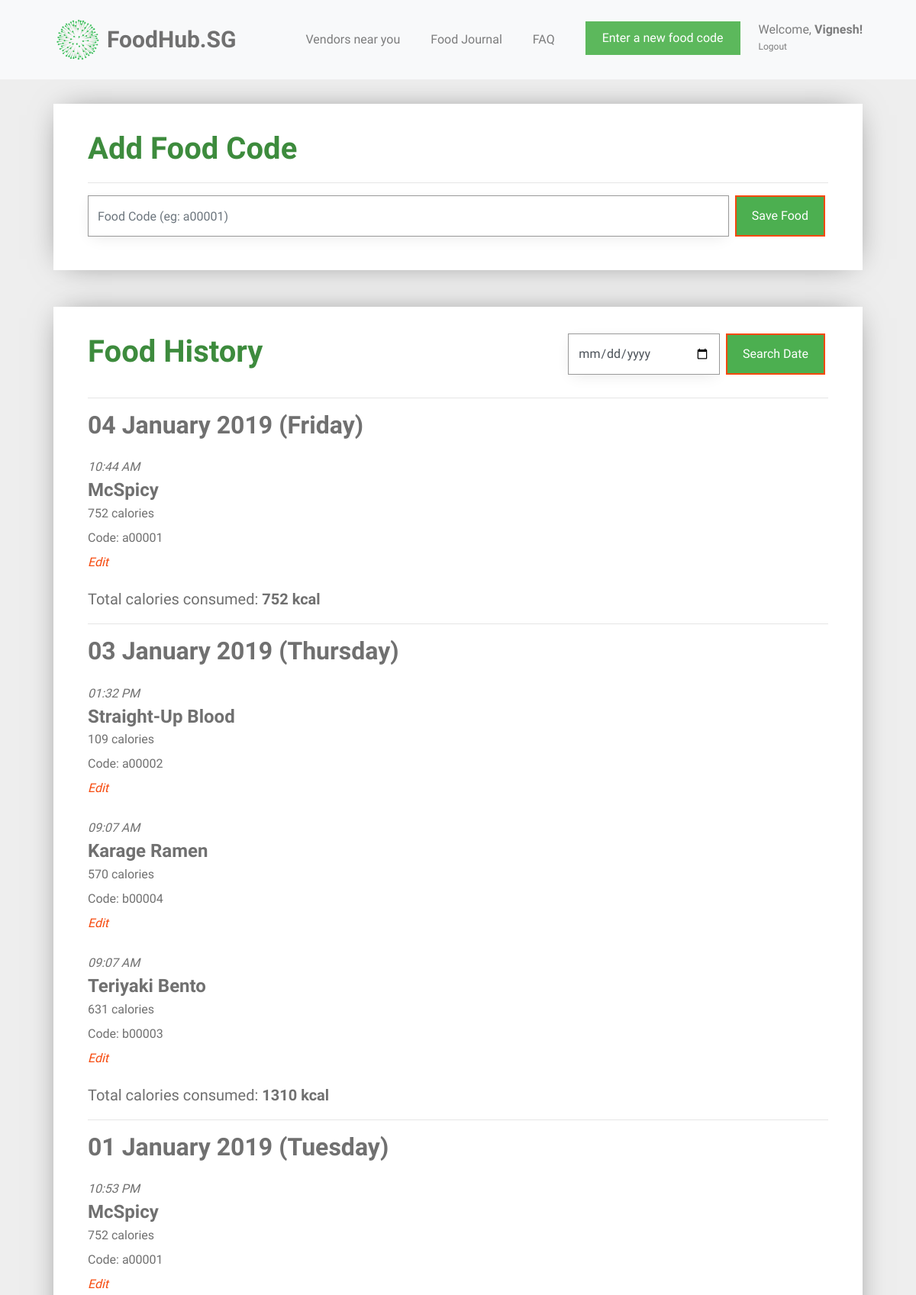
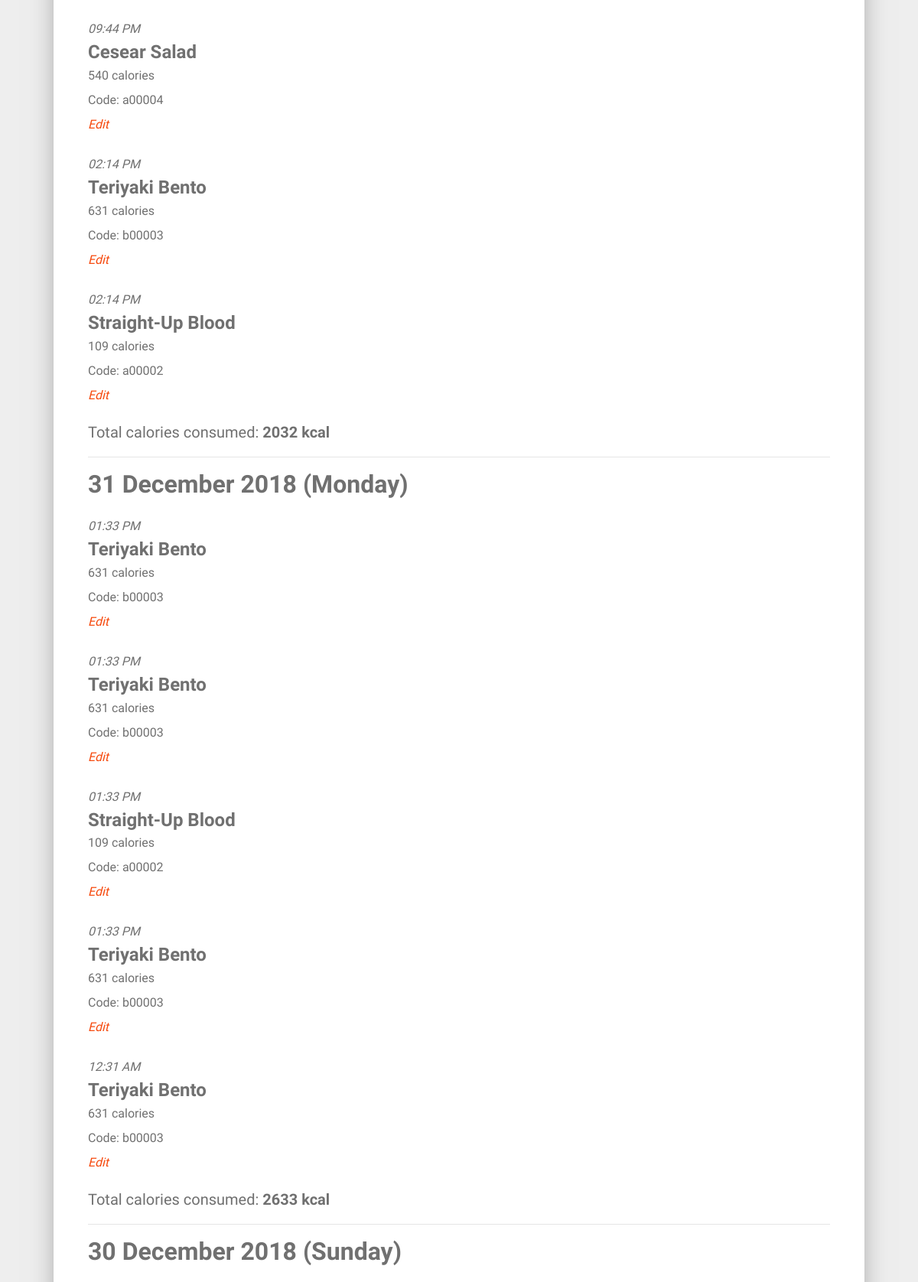
The app's page /food_journal (signed in, upper part) with its own data (2 pictures, top to bottom).
### tables this page shows
CREATE TABLE user (
  id INTEGER PRIMARY KEY AUTOINCREMENT,
  name TEXT NOT NULL,
  email VARCHAR(512) UNIQUE NOT NULL,
  password TEXT NOT NULL,
  height INTEGER NOT NULL,
  weight INTEGER NOT NULL
);

CREATE TABLE "food_entry" (
	`id`	INTEGER PRIMARY KEY AUTOINCREMENT,
	`creator_id`	INTEGER NOT NULL,
	`created`	TIMESTAMP NOT NULL DEFAULT (datetime('now','localtime')),
	`food_code`	VARCHAR ( 6 ) NOT NULL,
	`food_name`	TEXT NOT NULL,
	`calories`	INT NOT NULL,
	FOREIGN KEY(`creator_id`) REFERENCES `user`(`id`)
);

### foodhubsg/food.py (the view, shortened to what this page needs)
@bp.route('/food_journal', methods=('GET', 'POST'))
@login_required
def food_journal():
    db = get_db()
    food_items = db.execute(
        'SELECT f.id, creator_id, food_name, created, calories, food_code, email'
        ' FROM food_entry f JOIN user u ON f.creator_id = u.id'
        ' WHERE f.creator_id = ?'
        ' ORDER BY datetime(created) DESC',
        (g.user['id'],),
    ).fetchall()
    users = db.execute(
        'SELECT id, name, email, password, height, weight'
        ' FROM user'
        ' WHERE id = ?',
        (g.user['id'],),
    ).fetchall()
    for user in users:
        weight = user['weight']
        height = user['height']
        name = user['name']
    bmi = int(weight / height ** height)
    all_dates = []
    food_dates = []
    calories_list = []
    user_average_calories = 0
    number_of_days = 0
    if food_items == []:
        food_exists = 0
    else:
        food_exists = 1
    for food in food_items:
        food_date = food['created'].strftime('%d-%m-%y')
        all_dates.append(food_date)
    all_dates = remove_duplicates(all_dates)
    for date in all_dates:
        current_date_food = []
        current_date_calories = []
        for food in food_items:
            if date == food['created'].strftime('%d-%m-%y'):
                current_date_food.append(food)
                current_date_calories.append(food['calories'])
            else:
                continue
        food_dates.append(current_date_food)
        current_date_calories = sum(current_date_calories)
        calories_list.append(current_date_calories)
        number_of_days = len(calories_list)
        user_average_calories = int(sum(calories_list)/number_of_days)
    return render_template('food/food_journal.html',
                           food_dates=food_dates, all_dates=all_dates, calories_list=calories_list, name=name,
                           weight=weight, height=height, bmi=bmi, user_average_calories=user_average_calories,
                           number_of_days=number_of_days, food_exists=food_exists, now=datetime.utcnow())

### foodhubsg/auth.py (called while the page is built)
def login_required(view):
    @functools.wraps(view)
    def wrapped_view(**kwargs):
        if g.user is None:
            return redirect(url_for('auth.login'))
        return view(**kwargs)
    return wrapped_view

@bp.before_app_request
def load_logged_in_user():
    user_id = session.get('user_id')
    if user_id is None:
        g.user = None
    else:
        g.user = get_db().execute(
            'SELECT * FROM user WHERE id = ?', (user_id,)
        ).fetchone()

### foodhubsg/db.py (called while the page is built)
def get_db():
    if 'db' not in g:
        g.db = sqlite3.connect(
            current_app.config['DATABASE'],
            detect_types=sqlite3.PARSE_DECLTYPES
        )
        g.db.row_factory = sqlite3.Row
    return g.db

### foodhubsg/food.py (called while the page is built)
def remove_duplicates(values):
    output = []
    seen = set()
    for value in values:
        if value not in seen:
            output.append(value)
            seen.add(value)
    return output

### foodhubsg/templates/food/food_journal.html (shortened to what this page needs)
{% extends 'base.html' %}
{% block content %}
<div id="colorlib-container">
    <div class="container">
        <div class="box1">
        <div class="row row-pb-md">
            <div class="col-md-12">
                <form method="post">
                    <header id="summary-header">
                        <h1 class="font_color"><b>Add Food Code</b></h1>
                        <hr>
                    </header>
                    <div class="input-group">
                        <input name="code" id="code" class="form-control" value="{{ request.form['code'] }}" placeholder="Food Code (eg: a00001)" required>
                        <span class="input-group-btn">
                            <input type="submit" name="action" value="Save Food" class="btn btn-primary" style="background-color: #4CAF50; height: 54px; margin-left: 0.5em;">
                        </span>
                    </div>
                </form>
            </div>
        </div>
        </div>
        <div class="box1">
        <div class="row row-pb-md">
            <div class="col-md-12">
                <form method="post">
                    <header id="summary-header">
                        <div class="input-group">
                            <h1 class="font_color"><b>Food History</b></h1>
                            <input type="date" name="search-date" id="search-date" class="form-control" style="margin-left: 25em;" required>
                            <span class="input-group-btn">
                                <input type="submit" name="action" value="Search Date" class="btn btn-primary" style="background-color: #4CAF50; height: 54px; margin-left: 0.5em;">
                            </span>
                        </div>
                        <hr>
                    </header>
                </form>
                {% if food_exists == 0 %}
                    <article class="food-journal">
                        <header>
                            <div class="food-subsection">
                                <h4 style="margin-bottom: 0"><b>No food added to list</b></h4>
                            </div>
                        </header>
                    </article>
                {% else %}
                    <div id="accordion">
                {% for date in food_dates %}
                    {% set example_food = date[0] %}
                    {% if now.year == example_food['created'].strftime('%Y') %}
                        {% set example_date = example_food['created'].strftime('%d %B (%A)') %}
                    {% else %}
                        {% set example_date = example_food['created'].strftime('%d %B %Y (%A)') %}
                    {% endif %}
                    <h2> <b>{{ example_date }}</b> </h2>
                    {% for food in date %}
                        <article class="food-journal">
                            <header>
                                <div class="food-subsection">
                                    <div id="time-created"> <i>{{ food['created'].strftime('%I:%M %p') }}</i> </div>
                                    <h4 style="margin-bottom: 0"><b>{{ food['food_name'] }}</b></h4>
                                    <p>
                                    {{ food['calories'] }} calories <br>
                                    Code: <b> {{ food['food_code'] }} </b> <br>
                                    <a class="action" href="{{ url_for('food.edit_food', id = food['id']) }}"><i>Edit</i></a>
                                    </p>
                                </div>
                            </header>
                        </article>
                    {% endfor %}
                    <h5>Total calories consumed: <b> {{ calories_list[loop.index - 1] }} kcal </b> </h5>
                    <hr>
                {% endfor %}
                {% endif %}
            </div>
            </div>
        </div>
        </div>
    </div>
{% endblock %}

### foodhubsg/templates/base.html (shortened to what this page needs)
<!doctype html>
<link rel="stylesheet" href="https://cdnjs.cloudflare.com/ajax/libs/font-awesome/4.7.0/css/font-awesome.min.css">
<link rel="stylesheet" href="https://stackpath.bootstrapcdn.com/bootstrap/4.1.3/css/bootstrap.min.css">
<link rel="stylesheet" href="../static/css/animate.css">
<link rel="stylesheet" href="../static/css/icomoon.css">
<link rel="stylesheet" href="../static/css/magnific-popup.css">
<link rel="stylesheet" href="../static/css/flexslider.css">
<link rel="stylesheet" href="../static/css/owl.carousel.min.css">
<link rel="stylesheet" href="../static/css/owl.theme.default.min.css">
<link rel="stylesheet" href="../static/css/style.css">
    {% block navbar %}
        <nav class="navbar navbar-light bg-light">
            <div class="container">
                <a class="navbar-brand" href="{{ url_for('index') }}">
                    <img src="../static/images/healthhub-logo.png" width="65px" height="60px" class="d-inline-block align-top" alt="FoodHub.SG Logo">
                    <span id="webname">FoodHub.SG</span>
                </a>
                {% if g.user %}
                    <ul class="navbar-nav ml-auto">
                        <li class="nav-item">
                            <a class="nav-link" href="{{ url_for('vendors.vendors') }}">Vendors near you</a>
                        </li>
                        <li class="nav-item">
                            <a class="nav-link" href="{{ url_for('food.food_journal') }}">Food Journal</a>
                        </li>
                        <li class="nav-item">
                            <a class="nav-link" href="{{ url_for('user.faq') }}">FAQ</a>
                        </li>
                        <li class="nav-item">
                            <a href="{{ url_for('food.food_journal') }}"><button type="button" class="btn btn-success">Enter a new food code</button></a>
                        </li>
                        <li class="nav-item settings nav-link">
                            <a class="nav-link" id="settings-link" href="{{ url_for('user.user_settings')}}">
                                Welcome, <span id="nav-name">{{ g.user['name'] }}!</span>
                            </a>
                            <a class="nav-link" id="logout-link" href="{{ url_for('auth.logout') }}">
                                Logout
                            </a>
                        </li>
                    </ul>
                {% endif %}
                {% endblock %}
            </div>
        </nav>
<section class="content">
    {% block content %}{% endblock %}
</section>

### foodhubsg/static/css/style.css (style rules this page uses)
.box1 { background: #ffffff; padding: 20px; box-shadow: 0 0 40px -15px rgba(0,0,0,0.75); }
.font_color { color: #3d8b3d; }
a { color: #F6490D; -webkit-transition: 0.5s; -o-transition: 0.5s; transition: 0.5s; }
p { margin-bottom: 20px; }
h1, h2, h3, h4, h5, h6, figure { color: #707070; font-weight: 400; margin: 0 0 20px 0; }
#colorlib-container, #colorlib-instagram, #colorlib-about, #colorlib-contact, #colorlib-footer { padding: 2em 0; clear: both; }
.content { display: block; }
.form-control { -webkit-box-shadow: none; -moz-box-shadow: none; -ms-box-shadow: none; -o-box-shadow: none; box-shadow: none; border: none; font-size: 16px !important; font-weight: 300; -webkit-border-radius: 0px; -moz-border-radius: 0px; -ms-border-radius: 0px; border-radius: 0px; }
.btn { margin-right: 4px; margin-bottom: 4px; font-size: 16px; font-weight: 400; -webkit-border-radius: 30px; -moz-border-radius: 30px; -ms-border-radius: 30px; border-radius: 30px; -webkit-transition: 0.5s; -o-transition: 0.5s; transition: 0.5s; padding: 8px 20px; }
.btn-primary { background: #F6490D; color: #fff; border: 2px solid #F6490D; }
.btn-success { background: #5cb85c; color: #fff; border: 2px solid #5cb85c; }
.form-control { -webkit-box-shadow: none; box-shadow: none; background: transparent; border: 1px solid rgba(0, 0, 0, 0.1); height: 54px; font-size: 18px; font-weight: 300; }
.row-pb-md { padding: 2em !important; }
.btn-primary { border-radius: 0; }
.btn { border-radius: 0; }
.food-subsection { margin: 0.7em 0 1.0em 0; }
.form-control { border-width: 0.2px; border-color: #999999; box-shadow: 0 5px 20px -5px rgba(0,0,0,0.1); }
.box1 { background: #ffffff; padding: 0.5em; margin-bottom: 3em; box-shadow: 0 0 40px -15px rgba(0,0,0,0.6); }
.row.row-pb-md { margin: -5px -10px 0 -10px; }
.container { padding-right: 2.5em; padding-left: 2.5em; }
#nav-name { font-weight: bold; }
#search-date { width: 30px; }
.navbar-nav { flex-direction: row; }
.nav-item { padding: 10px 10px 10px 10px; margin: 10px; }
.navbar-nav > .settings { position: relative; display: block; margin-right: 0; padding-right: 0; margin-left: 0; padding-left: 0; color: #4CAF50; }
.settings > .nav-link { line-height: 22px; padding: 0; }
#logout-link { font-size: 12px; }
#webname { color: #707070; font-weight: bold; font-size: 30px; }

### records on screen
user: user.name "Vignesh"
food_entry: example_date "04 January 2019 (Friday)", created "10:44 AM", food_name "McSpicy", calories "752", food_code "a00001"
food_entry: example_date "03 January 2019 (Thursday)", created "01:32 PM", food_name "Straight-Up Blood", calories "109", food_code "a00002", calories_list "1310"
food_entry: created "09:07 AM", food_name "Karage Ramen", calories "570", food_code "b00004"
food_entry: created "09:07 AM", food_name "Teriyaki Bento", calories "631", food_code "b00003"
food_entry: example_date "01 January 2019 (Tuesday)", created "10:53 PM", food_name "McSpicy", calories "752", food_code "a00001", calories_list "2032"
food_entry: created "09:44 PM", food_name "Cesear Salad", calories "540", food_code "a00004"
food_entry: created "02:14 PM", food_name "Teriyaki Bento", calories "631", food_code "b00003"
food_entry: created "02:14 PM", food_name "Straight-Up Blood", calories "109", food_code "a00002"
food_entry: example_date "31 December 2018 (Monday)", created "01:33 PM", food_name "Teriyaki Bento", calories "631", food_code "b00003", calories_list "2633"
food_entry: created "01:33 PM", food_name "Teriyaki Bento", calories "631", food_code "b00003"
food_entry: created "01:33 PM", food_name "Straight-Up Blood", calories "109", food_code "a00002"
food_entry: created "01:33 PM", food_name "Teriyaki Bento", calories "631", food_code "b00003"
food_entry: created "12:31 AM", food_name "Teriyaki Bento", calories "631", food_code "b00003"
food_entry: example_date "30 December 2018 (Sunday)"
